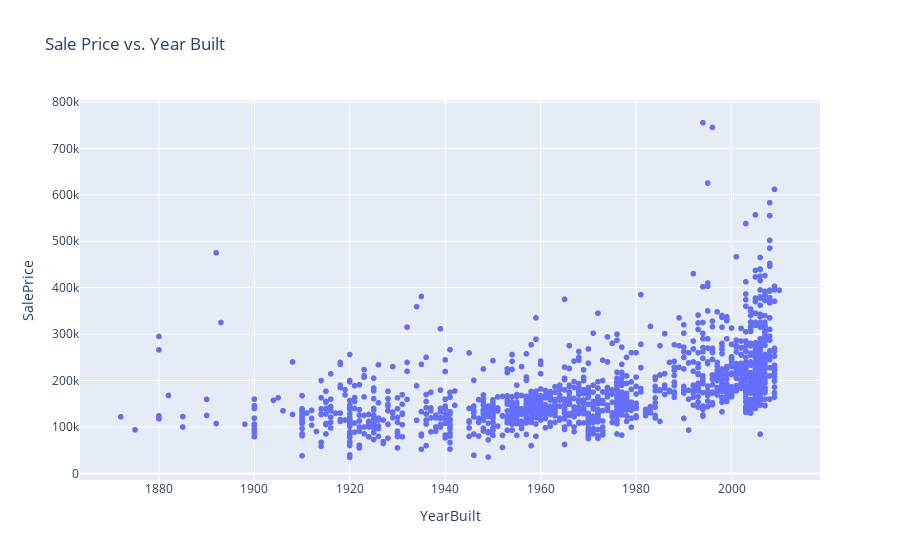

The cell this chart's notebook holds for it:
### Code cell
px.scatter(prices_df, x='YearBuilt', y='SalePrice', title='Sale Price vs. Year Built')

### Figure 1 — Plotly figure (JSON) as saved in the notebook; plotly's stock layout.template omitted (floating-point values rounded to 4 significant figures; data arrays with more than 128 entries replaced by an {"elided": "..."} marker saying what was removed)
{"data": [{"hovertemplate": "YearBuilt=%{x}<br>SalePrice=%{y}<extra></extra>", "legendgroup": "", "marker": {"color": "#636efa", "symbol": "circle"}, "mode": "markers", "name": "", "showlegend": false, "type": "scattergl", "x": {"elided": "1460 int values"}, "xaxis": "x", "y": {"elided": "1460 int values"}, "yaxis": "y"}], "layout": {"legend": {"tracegroupgap": 0}, "title": {"text": "Sale Price vs. Year Built"}, "xaxis": {"anchor": "y", "domain": [0, 1], "title": {"text": "YearBuilt"}}, "yaxis": {"anchor": "x", "domain": [0, 1], "title": {"text": "SalePrice"}}}}
